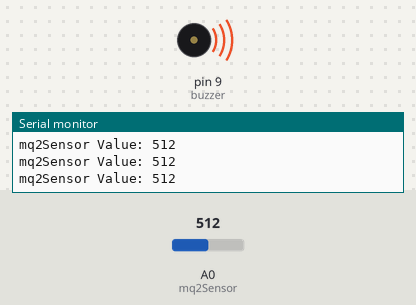
The sketch below on a simulated Arduino Uno, built with avr-gcc and run on an emulated ATmega328P. Shown: buzzer (waves = sounding), the last lines printed to the serial monitor. The inputs (shaded band) are chosen by the test bench; at power-on: A0 (mq2Sensor) = 512.

Above: at 1.2 s.
1.3 s: A0 (mq2Sensor) set to 413
2.8 s: A0 (mq2Sensor) set to 392
At 4.0 s:
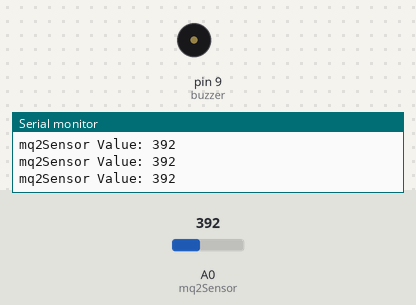
4.3 s: A0 (mq2Sensor) set to 410
At 5.4 s:
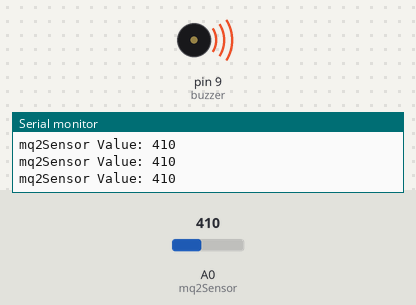
5.8 s: A0 (mq2Sensor) set to 390
At 6.8 s:
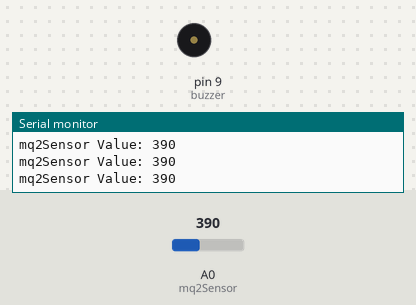
Timing chart, 0 to 8.3 s (numbered marks = the images above; inputs shaded):
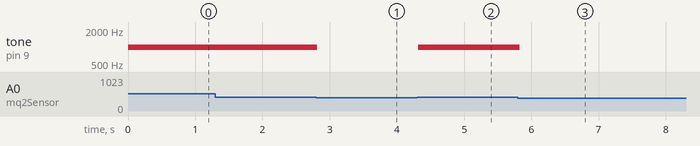

The sketch:

buzzerMQ2.ino
```cpp
#define buzzer 9
#define mq2Sensor A0

// Your threshold value
int sensorThres = 400;

void setup() {
  pinMode(buzzer, OUTPUT);
  pinMode(mq2Sensor, INPUT);
  Serial.begin(9600);
}

void loop() {
  int analogSensor = analogRead(mq2Sensor);

  Serial.print("mq2Sensor Value: ");
  Serial.println(analogSensor);
  // cek jika nilai sensor melebihi treshold yang telah ditentukan
  if (analogSensor > sensorThres)
  {
    tone(buzzer, 1000, 200);
  }
  else
  {
    noTone(buzzer);
  }
  delay(100);
}
```

Measured:
- the behaviour switches between 401 and 400 on A0 (mq2Sensor) (found by bisection; images 0 and 1)
- after the input at 2.8 s, tone on pin 9 (buzzer): 1000 Hz → silent at once
- after the input at 4.3 s, tone on pin 9 (buzzer): silent → 1000 Hz at once
- after the input at 5.8 s, tone on pin 9 (buzzer): 1000 Hz → silent at once
